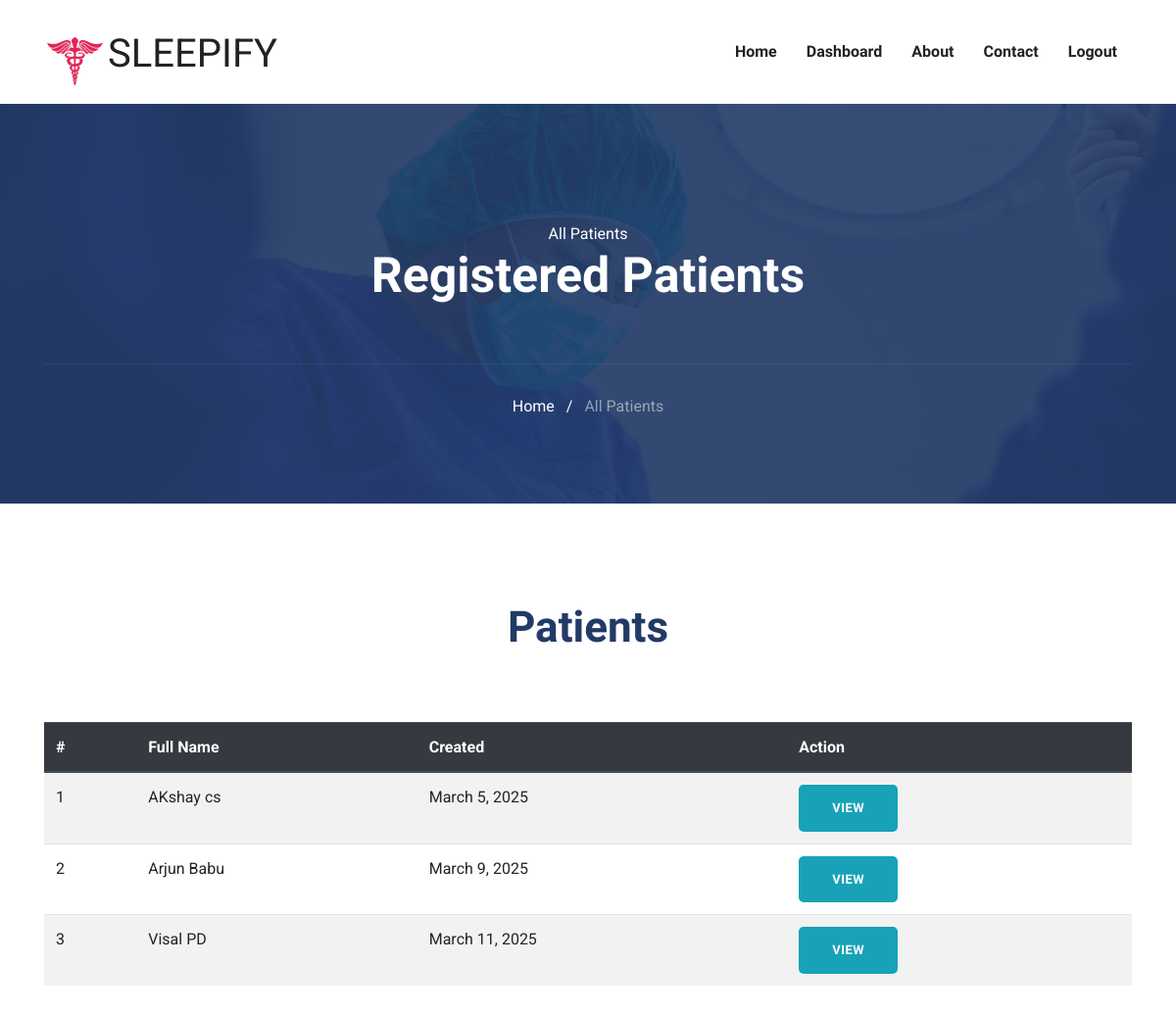
The app's page /siteAdmin/adminPatientList/ (signed in) with its own data.
### users/models.py (models this page shows, shortened)
class Patient(models.Model):
    fname = models.CharField(max_length=150)
    lname = models.CharField(max_length=150)
    dob = models.DateField(default='2001-01-01')
    gender_choices = (("Male","Male"),("Female","Female"))
    gender = models.CharField(max_length=20,default=None,null=True,blank=True,choices=gender_choices)
    email = models.EmailField( max_length=150,unique=True)
    phone = models.CharField(max_length=15,null=True,blank=True)
    password = models.CharField(max_length=150)
    created_on = models.DateField(auto_now_add=True)

### siteAdmin/views.py (the view)
# urls.py: path('adminPatientList/',views.adminPatientList,name="adminPatientList"),
@admin_login_required()
def adminPatientList(request):
    patients = Patient.objects.all()
    return render(request, 'siteAdmin/patient-list.html', {'patients': patients,})

### templates/siteAdmin/patient-list.html (shortened to what this page needs)
{% extends "../base.html" %}
{% load static %}
{% block body %}
{% include "siteAdmin/nav.html" %}
<section class="page-title bg-1">
    <div class="container">
      <div class="row">
        <div class="col-md-12">
          <div class="block text-center">
            <span class="text-white">All Patients</span>
            <h1 class="text-capitalize mb-5 text-lg">Registered Patients</h1>
            <ul class="list-inline breadcumb-nav">
              <li class="list-inline-item"><a href="{% url 'adminHome' %}" class="text-white">Home</a></li>
              <li class="list-inline-item"><span class="text-white">/</span></li>
              <li class="list-inline-item"><a href="#" class="text-white-50">All Patients</a></li>
            </ul>
          </div>
        </div>
      </div>
    </div>
  </section>
<section class="section patient">
    <div class="container">
        <div class="row justify-content-center">
            <div class="col-lg-6 text-center">
                <div class="section-title">
                    <h2>Patients</h2>
                </div>
            </div>
        </div>
    </div>
        <div class="container">
            <div class="table-responsive">
                <table class="table table-striped">
                    <thead class="thead-dark">
                        <tr>
                            <th>#</th>
                            <th>Full Name</th>
                            <th>Created</th>
                            <th>Action</th>
                        </tr>
                    </thead>
                    <tbody>
                        {% for patient in patients %}
                        <tr>
                            <td>{{ forloop.counter }}</td>
                            <td>{{ patient.fname }} {{ patient.lname }}</td>
                            <td>{{ patient.created_on }}</td>
                            <td>
                                <a href="{% url 'adminPatientInfo' patient.id %}" class="btn btn-info btn-sm">View</a>
                            </td>
                        </tr>
                        {% empty %}
                        <tr>
                            <td colspan="8" class="text-center">No patients found.</td>
                        </tr>
                        {% endfor %}
                    </tbody>
                </table>
            </div>
        </div>
        </section>
{% endblock body %}

### static/css/style.css (style rules this page uses)
html { overflow-x: hidden; }
body { line-height: 1.6; font-family: "Roboto", sans-serif; -webkit-font-smoothing: antialiased; font-size: 16px; color: #6F8BA4; font-weight: 400; }
h1, .h1, h2, .h2, h3, .h3, h4, .h4, h5, .h5, h6, .h6 { font-family: "Exo", sans-serif; font-weight: 700; color: #222; }
h1, .h1 { font-size: 2.5rem; }
h2, .h2 { font-size: 44px; }
.btn { display: inline-block; font-size: 14px; font-size: 0.8125rem; font-weight: 700; letter-spacing: .5px; padding: .75rem 2rem; font-family: "Exo", sans-serif; text-transform: uppercase; border-radius: 5px; border: 2px solid transparent; transition: all .35s ease; }
.section { padding: 100px 0; }
.text-lg { font-size: 3.75rem; }
a { color: #222; text-decoration: none; transition: all .35s ease; }
.page-title { padding: 120px 0px 70px 0px; position: relative; }
.page-title .block h1 { color: #fff; }
.page-title .breadcumb-nav { margin-top: 60px; padding-top: 30px; border-top: 1px solid rgba(255, 255, 255, 0.06); }
.section-title { margin-bottom: 70px; }
.section-title h2 { color: #223a66; }
.text-lg { font-size: 50px; }
.bg-1 { background: url("../images/22.jpg") no-repeat 50% 50%; background-size: cover; position: relative; }

### records on screen
Patient: fname "AKshay", lname "cs", created_on "March 5, 2025"
Patient: fname "Arjun", lname "Babu", created_on "March 9, 2025"
Patient: fname "Visal", lname "PD", created_on "March 11, 2025"
